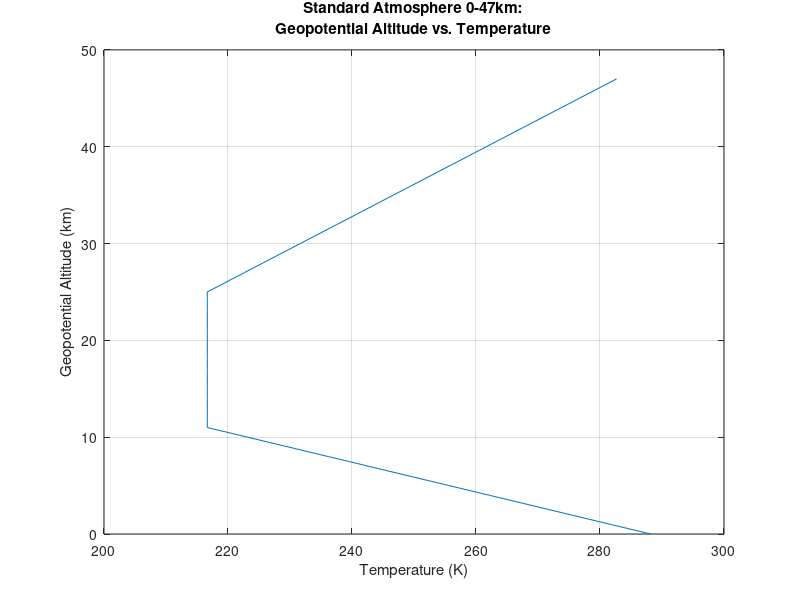
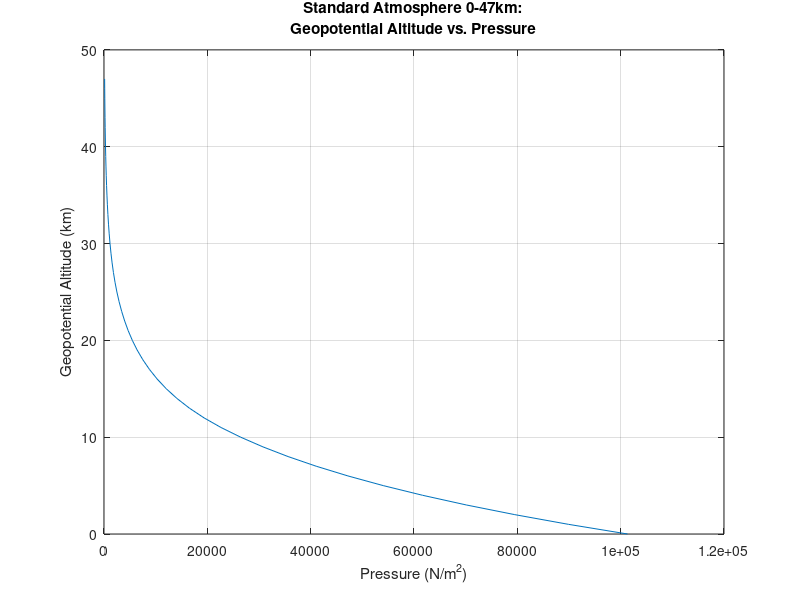
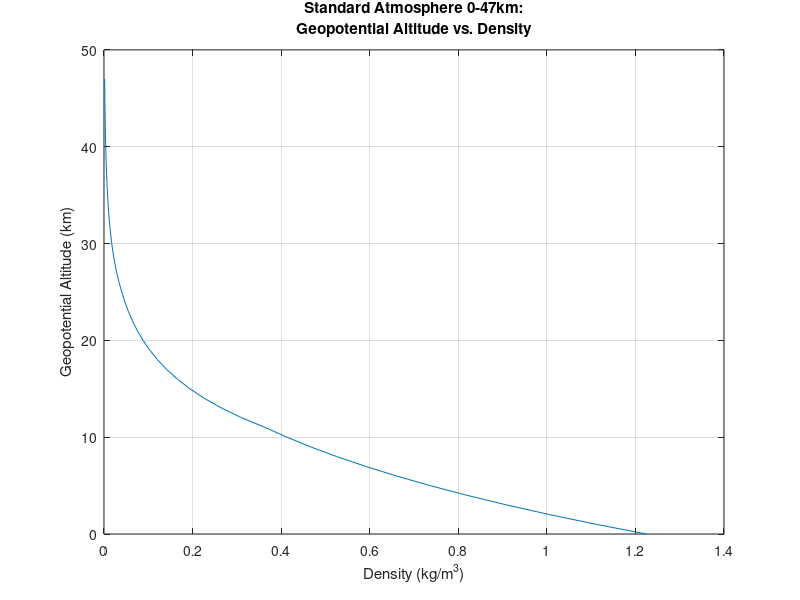

The MATLAB script that drew these images, in order:
clear,clc
% Victor Perez, Aer E 161
% Project 1
% Objective:
% Calculates standard atmosphere values for troposphere and stratosphere (0 to % 47 km)
% Plots ( Temperature vs. Geopotential Altitude, Pressure vs. Geopotential     % Altitude,
% Density vs. Geopotential Altitude)
 
 
%====================== Variables and Initial Conditions =======================
 
T_sl = 288.16; % Temperature at sea level in Kelvin
d_sl = 1.225; % Density at sea level in kg/m^3
p_sl = 1.01325*10^5; % Pressure at sea level in N/m^2
g_0 = 9.80065;% standard value for gravity in m/s^2
R = 287; % Gas Constant in J/(kg*K)
a_t = -6.5*10^-3; % lapse rate for the troposhere in K/m
a_s = 3*10^-3; % lapse rate for the stratosphere in K/m
r_E = 6371.0008; % Earth's radius in km
 
%=================================== Arrays ===================================
 
h = 0:47; % Geopotential Altitude in km
% Pre-allocated Vectors
T = zeros(1,48); % Temperature in Kelvin
p = zeros(1,48); % Pressure in N/m^2
d = zeros(1,48); % Density in kg/m^3
 
%================================ Calculations ================================
 
h_G = (h.*r_E)./(r_E-h); % Formula for Geometric Altitude
 
for i = 1:48
    if h(i) <= 11 % Gradient Layer 1
       % Formulas for Temperature, Pressure, and Density for Geopotential
       % Altitude (1-11km)
        T(i) = T_sl + (a_t.*(h(i)*1000));
        p(i) = p_sl .* ((T(i)/T_sl).^(-g_0/(a_t*R)));
        d(i) = d_sl .* ((T(i)/T_sl).^(((-g_0/(a_t*R)) - 1)));
    
    elseif h(i) >= 11 && h(i) <= 25 %Isothermal Layer
       % Formulas for Temperature, Pressure, and Density for Geopotential
       % Altitude (11-25km) 
        T(i) = T(12);
        p(i) = p(12) .* exp((-g_0/(R.*T(i))).*((h(i)-h(12))*1000));
        d(i) = d(12) .* exp((-g_0/(R.*T(i))).*((h(i)-h(12))*1000));
      
    else % Gradient Layer 2
       % Formulas for Temperature, Pressure, and Density for Geopotential
       % Altitude (25-47km)
        T(i) = T(26) + a_s.*((h(i) - h(26))*1000);
        p(i) = p(26) .* ((T(i)/T(26)).^(-g_0/(a_s*R)));
        d(i) = d(26) .* ((T(i)/T(26)).^(((-g_0/(a_s*R)) - 1)));
    end
end
 
%===================================== Table ==================================
 
fprintf('GEOPOTENTIAL ALTITUDE (km)   GEOMETRIC ALTITUDE (km)   TEMPERATURE (K)      PRESSURE (N/m^2)      DENSITY (hg/m^3)\n')
mat = [h ; h_G ; T ; p ; d]; % Creates a 5 x 48 matrix with the calculated values
fprintf('%10.f%32.5f%23.5f%23.10f%20.10f\n', mat)% Prints values as a table with % 5 columns 
%=================================== Plots ====================================
 
figure(1) %Graph for Temperature
plot(T, h) 
title({'Standard Atmosphere 0-47km:'; 'Geopotential Altitude vs. Temperature'})
xlabel('Temperature (K)')
ylabel('Geopotential Altitude (km)')
grid
 
figure(2) %Graph for Pressure
plot(p, h)
title({'Standard Atmosphere 0-47km:'; 'Geopotential Altitude vs. Pressure'})
xlabel('Pressure (N/m^2)')
ylabel('Geopotential Altitude (km)')
grid
 
figure(3) %Graph for Density
plot(d, h)
title({'Standard Atmosphere 0-47km:'; 'Geopotential Altitude vs. Density'})
xlabel('Density (kg/m^3)')
ylabel('Geopotential Altitude (km)')
grid
